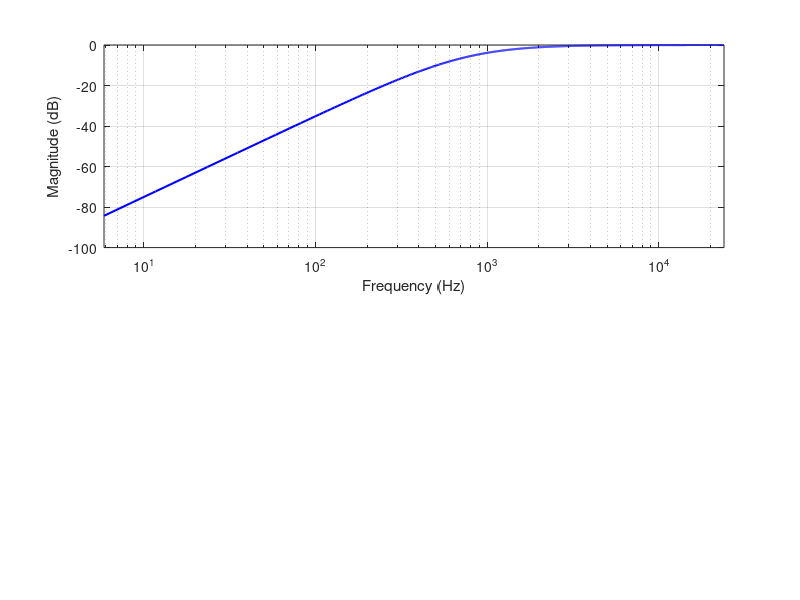

MATLAB code to generate this figure: (Note: this script raises an error after producing the figure.)
fc = 750;
fs = 48000;
k = tan(pi*fc/fs);

b = [1/(k^2+2*k+1), -2.0*(1/(k^2+2*k+1)), 1/(k^2+2*k+1)];
a = [1, (2*(k^2-1)/(k^2+2*k+1)), ((k^2-2*k+1)/(k^2+2*k+1))];

n = 256;

% https://matrixlab-examples.com/impulse-function.html
function y = diracdelta(n)
    y = zeros(n,1); 
    y(1) = 1;
end

x = diracdelta(n);
y = filter(b, a, x);

% Compute frequency response
[h,w] = freqz(b, a, 4096, fs); % Add fs to get frequency in Hz directly!

% Plot magnitude in dB
subplot(2,1,1);

% logarithmic frequency axis (avoiding w=0 since log(0) is undefined)
% Find indices where w > 0 (excluding DC)
nonzero_indices = w > 0;

% Plot with logarithmic x-axis - w is already in Hz now!
semilogx(w(nonzero_indices), 20*log10(abs(h(nonzero_indices))), 'b-', 'LineWidth', 1.5);

xlabel('Frequency (Hz)');
ylabel('Magnitude (dB)');
xlim([min(w(nonzero_indices)), fs/2]);  % Scale from minimum positive frequency to Nyquist (fs/2)
grid on;

% vertical line at cutoff frequency
hold on;
xline(fc, 'r--', ['fc = ' num2str(fc) ' Hz'], 'LabelOrientation', 'horizontal', 'FontSize', 10);
hold off;

subplot(2,1,2);
% Phase response
semilogx(w(nonzero_indices), angle(h(nonzero_indices)) * 180/pi, 'b-', 'LineWidth', 1.5);
xlabel('Frequency (Hz)');
ylabel('Phase (degrees)');
xlim([min(w(nonzero_indices)), fs/2]);
grid on;

% Add vertical line at cutoff frequency to phase plot as well
hold on;
xline(fc, 'r--', ['fc = ' num2str(fc) ' Hz'], 'LabelOrientation', 'horizontal', 'FontSize', 10);
hold off;

% figure for pole-zero plot
figure;
sys = tf(b, a, 1/fs);  % Add sample time for discrete-time system
pzmap(sys);
title('Pole-Zero Plot');
